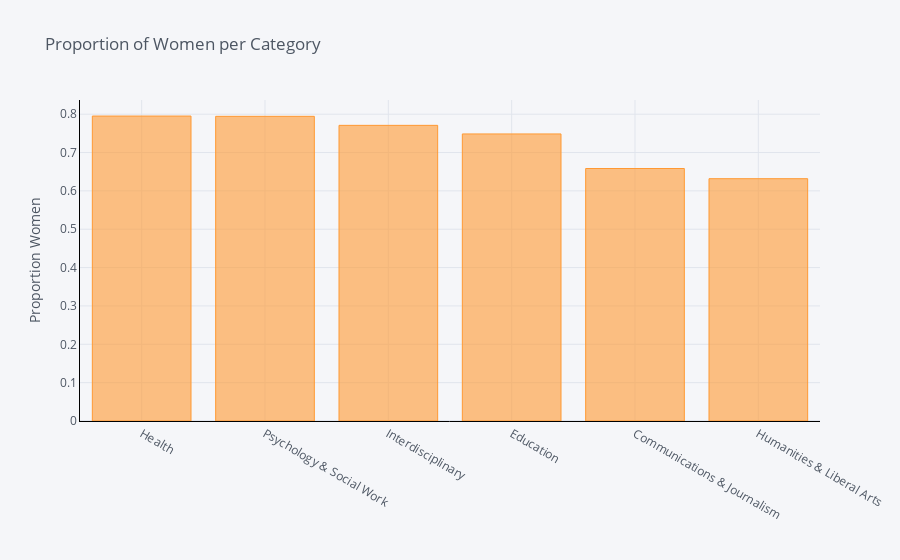

The code cell stored with this chart in its notebook:
### Code cell
#Plotta i histogram – först de 6 största, sedan sorterat på average av ShareWomen.

df.groupby("Major_category").mean()["ShareWomen"].nlargest(6).iplot(
    kind="bar",
    yTitle="Proportion Women",
    linecolor="black",
    title="Proportion of Women per Category",
)

### Figure 1 — Plotly figure (JSON) as saved in the notebook; plotly's stock layout.template omitted (floating-point values rounded to 4 significant figures)
{"data": [{"marker": {"color": "rgba(255, 153, 51, 0.6)", "line": {"color": "rgba(255, 153, 51, 1.0)", "width": 1}}, "name": "ShareWomen", "orientation": "v", "text": "", "type": "bar", "x": ["Health", "Psychology & Social Work", "Interdisciplinary", "Education", "Communications & Journalism", "Humanities & Liberal Arts"], "y": [0.7952, 0.7944, 0.7709, 0.7485, 0.6584, 0.6318]}], "layout": {"legend": {"bgcolor": "#F5F6F9", "font": {"color": "#4D5663"}}, "paper_bgcolor": "#F5F6F9", "plot_bgcolor": "#F5F6F9", "title": {"font": {"color": "#4D5663"}, "text": "Proportion of Women per Category"}, "xaxis": {"gridcolor": "#E1E5ED", "linecolor": "black", "showgrid": true, "tickfont": {"color": "#4D5663"}, "title": {"font": {"color": "#4D5663"}, "text": ""}, "zerolinecolor": "#E1E5ED"}, "yaxis": {"gridcolor": "#E1E5ED", "linecolor": "black", "showgrid": true, "tickfont": {"color": "#4D5663"}, "title": {"font": {"color": "#4D5663"}, "text": "Proportion Women"}, "zerolinecolor": "#E1E5ED"}}}
